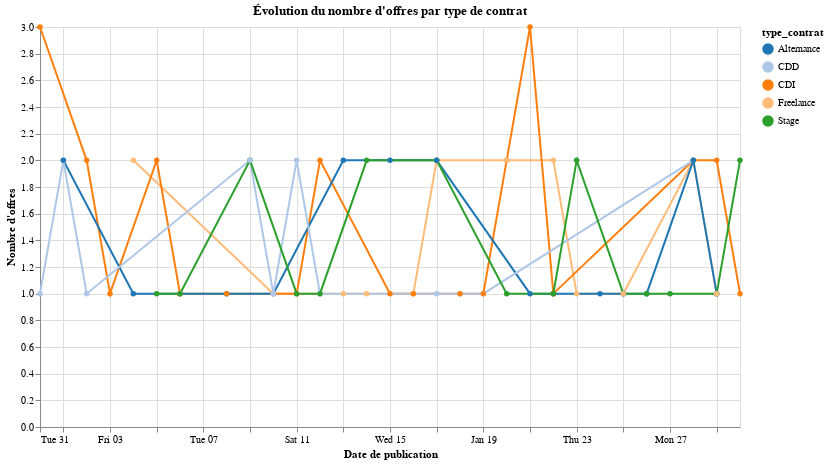

Notebook source saved alongside this figure:
### Code cell
# Évolution temporelle des offres d'emploi par type de contrat
dataviz["date_publication"] = pd.to_datetime(dataviz["date_publication"])  # Conversion en datetime

fig_altair_line = alt.Chart(dataviz).mark_line(point=True).encode(
    x=alt.X("date_publication:T", title="Date de publication"),
    y=alt.Y("count()", title="Nombre d'offres"),
    color=alt.Color("type_contrat", scale=alt.Scale(scheme="category20")),
    tooltip=["date_publication", "type_contrat", "count()"]
).properties(
    title="Évolution du nombre d'offres par type de contrat",
    width=700,
    height=400
)
fig_altair_line
